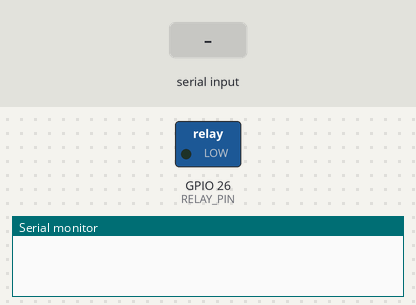
This sketch was run on a simulated ESP32. Parts: switched loads named in the sketch (green lamp = pin HIGH), the last lines printed to the serial monitor. The test bench sets the inputs (shaded band).

Above: at 1.2 s.
1.3 s: "ON\n" received over Serial
At 2.4 s:
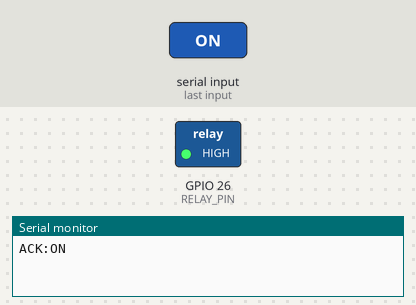
2.8 s: "OFF\n" received over Serial
At 3.6 s:
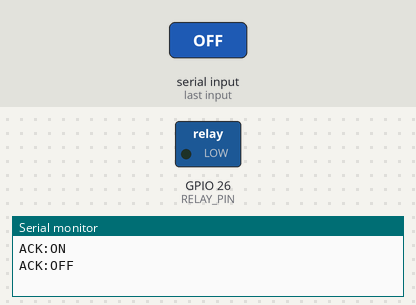
Timing chart, 0 to 5.8 s (numbered marks = the images above; inputs shaded):
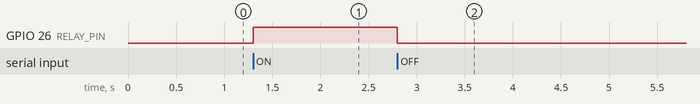

The sketch:

arduino_code.ino
```cpp
#if defined(ESP32)
  const int RELAY_PIN = 26;
#elif defined(ESP8266)
  const int RELAY_PIN = 5;   // D1
#else
  const int RELAY_PIN = 7;   // Arduino Uno Pin 7
#endif

const bool ACTIVE_HIGH = true; // Change to false if your relay is active-LOW

void setBulb(bool on) {
  int level = ACTIVE_HIGH ? (on ? HIGH : LOW) : (on ? LOW : HIGH);
  digitalWrite(RELAY_PIN, level);
}

void setup() {
  pinMode(RELAY_PIN, OUTPUT);
  setBulb(false);
  Serial.begin(115200);
}

void loop() {
  if (Serial.available() > 0) {
    String cmd = Serial.readStringUntil('\n');
    cmd.trim();
    cmd.toUpperCase();

    if (cmd == "ON") {
      setBulb(true);
      Serial.println("ACK:ON");
    } else if (cmd == "OFF") {
      setBulb(false);
      Serial.println("ACK:OFF");
    }
  }
}
```

Measured:
- after the input at 1.3 s, GPIO 26 (RELAY_PIN): LOW → HIGH at once
- after the input at 2.8 s, GPIO 26 (RELAY_PIN): HIGH → LOW at once
